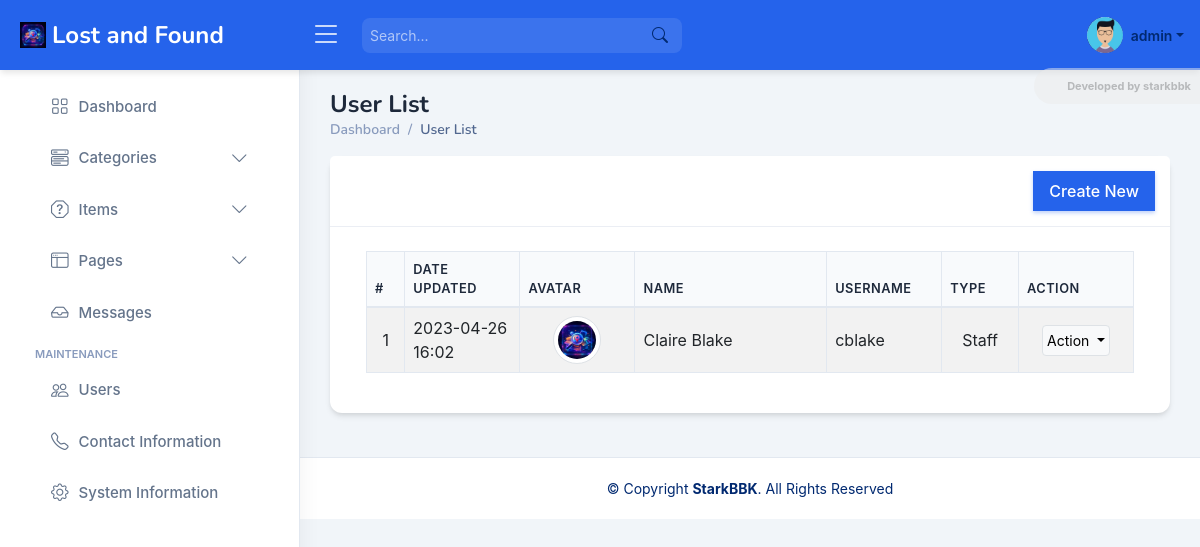
Page /admin?page=user/list (signed in) on the committed database.
### tables this page shows
CREATE TABLE `users` (
  `id` int(50) NOT NULL AUTO_INCREMENT,
  `firstname` varchar(250) NOT NULL,
  `middlename` text DEFAULT NULL,
  `lastname` varchar(250) NOT NULL,
  `username` text NOT NULL,
  `password` text NOT NULL,
  `avatar` text DEFAULT NULL,
  `last_login` datetime DEFAULT NULL,
  `type` tinyint(1) NOT NULL DEFAULT 0,
  `date_added` datetime NOT NULL DEFAULT current_timestamp(),
  `date_updated` datetime DEFAULT current_timestamp() ON UPDATE current_timestamp(),
  PRIMARY KEY (`id`)
);

### classes/DBConnection.php (called while the page is built, shortened)
<?php
class DBConnection{
    private $host = DB_SERVER;
    private $username = DB_USERNAME;
    private $password = DB_PASSWORD;
    private $database = DB_NAME;
    private $port = DB_PORT;
    public $conn;
    public function __construct(){
        if (!isset($this->conn)) {
            $this->conn = new mysqli($this->host, $this->username, $this->password, $this->database, $this->port);
        }
    }
}
?>

### classes/SystemSettings.php (called while the page is built, shortened)
<?php
class SystemSettings extends DBConnection{
	function userdata($field = ''){
		if(!empty($field)){
			if(isset($_SESSION['userdata'][$field]))
				return $_SESSION['userdata'][$field];
			else
				return null;
		}else{
			return false;
		}
	}
	function info($field=''){
		if(!empty($field)){
			if(isset($_SESSION['system_info'][$field]))
				return $_SESSION['system_info'][$field];
			else
				return false;
		}else{
			return false;
		}
	}
}
$_settings = new SystemSettings();
?>

### config.php (called while the page is built, shortened)
<?php
require_once('classes/DBConnection.php');
require_once('classes/SystemSettings.php');
function validate_image($file){
    global $_settings;
	if(!empty($file)){
        $ex = explode("?",$file);
        $file = $ex[0];
        $ts = isset($ex[1]) ? "?".$ex[1] : '';
		if(is_file(base_app.$file)){
			return base_url.$file.$ts;
		}else{
			return base_url.($_settings->info('logo'));
		}
	}else{
		return base_url.($_settings->info('logo'));
	}
}
?>

### admin/user/list.php (the view, shortened to what this page needs)
<div class="card card-outline rounded-0 card-navy">
	<div class="card-header">
		<div class="card-tools d-flex justify-content-end">
			<a href="<?= base_url ?>admin/?page=user/manage_user" id="create_new" class="btn btn-flat btn-primary bg-gradient-teal border-0 rounded-0"><span class="fas fa-plus"></span>  Create New</a>
		</div>
	</div>
	<div class="card-body pt-4">
        <div class="container-fluid">
			<table class="table table-hover table-striped table-bordered" id="list">
				<colgroup>
					<col width="5%">
					<col width="15%">
					<col width="15%">
					<col width="25%">
					<col width="15%">
					<col width="10%">
					<col width="15%">
				</colgroup>
				<thead>
					<tr>
						<th>#</th>
						<th>Date Updated</th>
						<th>Avatar</th>
						<th>Name</th>
						<th>Username</th>
						<th>Type</th>
						<th>Action</th>
					</tr>
				</thead>
				<tbody>
					<?php
					$i = 1;
						$qry = $conn->query("SELECT *, concat(firstname,' ', coalesce(concat(middlename,' '), '') , lastname) as `name` from `users` where id != '{$_settings->userdata('id')}' order by concat(firstname,' ', lastname) asc ");
						while($row = $qry->fetch_assoc()):
					?>
						<tr>
							<td class="text-center"><?php echo $i++; ?></td>
							<td><?php echo date("Y-m-d H:i",strtotime($row['date_updated'])) ?></td>
							<td class="text-center">
                                <img src="<?= validate_image($row['avatar']) ?>" alt="" class="img-thumbnail rounded-circle user-avatar">
                            </td>
							<td><?php echo $row['name'] ?></td>
							<td><?php echo $row['username'] ?></td>
							<td class="text-center">
                                <?php if($row['type'] == 1): ?>
                                    Administrator
                                <?php elseif($row['type'] == 2): ?>
                                    Staff
                                <?php else: ?>
									N/A
                                <?php endif; ?>
                            </td>
							<td align="center">
								<div class="dropdown">
									<button type="button" class="btn btn-flat p-1 btn-light btn-sm dropdown-toggle dropdown-icon border" data-bs-toggle="dropdown">
										Action
									</button>
								</div>
							</td>
						</tr>
					<?php endwhile; ?>
				</tbody>
			</table>
		</div>
	</div>
</div>

### assets/css/style.css (style rules this page uses)
:root { scroll-behavior: smooth; }
body { font-family: "Open Sans", sans-serif; background: #f6f9ff; color: #444444; }
a { color: #4154f1; text-decoration: none; }
.card { margin-bottom: 30px; border: none; border-radius: 5px; box-shadow: 0px 0 30px rgba(1, 41, 112, 0.1); }
.card-header, .card-footer { border-color: #ebeef4; background-color: #fff; color: #798eb3; padding: 15px; }
.card-body { padding: 0 20px 20px 20px; }

### assets/css/custom.css (style rules this page uses)
:root { --bg-body: #f1f5f9; --bg-white: #ffffff; --primary-blue: #2563eb; --primary-light: #3b82f6; --primary-dark: #1d4ed8; --text-heading: #1e293b; --text-body: #64748b; --border-color: #e2e8f0; --card-shadow: 0 4px 6px -1px rgba(0, 0, 0, 0.1), 0 2px 4px -1px rgba(0, 0, 0, 0.06); --border-radius: 12px; }
body { background-color: var(--bg-body) !important; font-family: 'Inter', 'Poppins', sans-serif !important; color: var(--text-body); min-height: 100vh; }
body::before, body::after { display: none; }
.card { background-color: var(--bg-white) !important; border: 1px solid var(--border-color) !important; border-radius: var(--border-radius) !important; box-shadow: var(--card-shadow) !important; margin-bottom: 24px; border: none !important; }
.card-body { padding: 24px; }
.table { border-color: var(--border-color); }
.table thead th { background-color: #f8fafc; color: var(--text-heading); font-weight: 600; border-bottom: 2px solid var(--border-color); text-transform: uppercase; font-size: 0.8rem; letter-spacing: 0.5px; }
.table tbody td { color: var(--text-body); vertical-align: middle; }
.btn-primary { background-color: var(--primary-blue) !important; border: none; box-shadow: 0 2px 4px rgba(37, 99, 235, 0.3); border-radius: 8px; padding: 8px 16px; font-weight: 500; }

### admin/user/list.php (style rules this page uses)
.user-avatar { width:3rem; height:3rem; object-fit:scale-down; object-position:center center; }
#list td { vertical-align: middle; }

### rows in the picture
users: date_updated "2023-04-26 16:02", name "Claire Blake", username "cblake", type "Staff"

### other values in the picture
$_settings->userdata('username') "admin"
str_replace(['_', '/'], ' ', ($pageSplit[1] ?? $page)) "User List"
